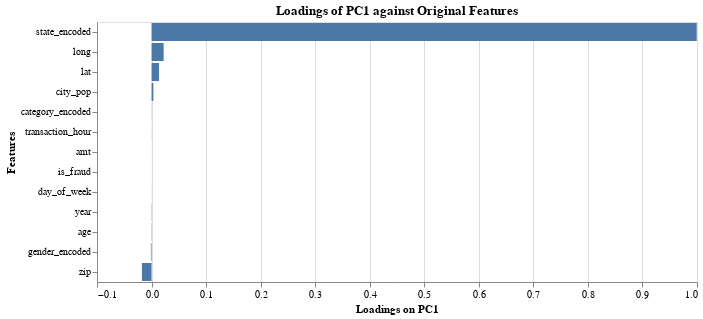

The code cell stored with this chart in its notebook:
### Code cell
# Create the horizontal bar chart
horizontal_bar_chart = alt.Chart(loadings_df).mark_bar().encode(
    x=alt.X('PC1:Q', title='Loadings on PC1'),
    y=alt.Y('feature_names:N', title='Features', sort='-x')
).properties(
    title='Loadings of PC1 against Original Features',
    width=600
)

horizontal_bar_chart

### Figure 1 — Vega-Lite specification as saved in the notebook (floating-point values rounded to 4 significant figures)
{"config": {"view": {"continuousWidth": 400, "continuousHeight": 300}}, "data": {"name": "data-16d234ee1b5a179fbcaf2b7e974fd760"}, "mark": "bar", "encoding": {"x": {"field": "PC1", "title": "Loadings on PC1", "type": "quantitative"}, "y": {"field": "feature_names", "sort": "-x", "title": "Features", "type": "nominal"}}, "title": "Loadings of PC1 against Original Features", "width": 600, "$schema": "https://vega.github.io/schema/vega-lite/v4.17.0.json", "datasets": {"data-16d234ee1b5a179fbcaf2b7e974fd760": [{"feature_names": "amt", "PC1": 9.947e-05, "PC2": -0.001209, "PC3": -0.006958, "PC4": 0.1032, "PC5": 0.6643, "PC6": 0.03961, "PC7": 0.1292, "PC8": 0.07638, "PC9": 0.7226, "PC10": 0.02636, "PC11": -0.000517, "PC12": 0.03157, "PC13": 0.002036}, {"feature_names": "is_fraud", "PC1": 5.097e-05, "PC2": 0.002505, "PC3": -0.00261, "PC4": 0.04856, "PC5": 0.7374, "PC6": 0.03233, "PC7": -0.1184, "PC8": -0.0947, "PC9": -0.6541, "PC10": -0.02954, "PC11": 0.03408, "PC12": -0.003839, "PC13": 0.00066}, {"feature_names": "zip", "PC1": -0.0176, "PC2": -0.0001538, "PC3": 0.6896, "PC4": 0.07483, "PC5": 0.005438, "PC6": -0.1447, "PC7": 0.009295, "PC8": 0.004539, "PC9": -0.004217, "PC10": 0.07792, "PC11": 0.01122, "PC12": 0.002485, "PC13": -0.7008}, {"feature_names": "lat", "PC1": 0.01375, "PC2": 0.001083, "PC3": -0.2261, "PC4": -0.02555, "PC5": 0.03299, "PC6": -0.4609, "PC7": 0.212, "PC8": 0.2883, "PC9": -0.1012, "PC10": 0.7706, "PC11": 0.009113, "PC12": 0.02913, "PC13": -0.03888}, {"feature_names": "long", "PC1": 0.0222, "PC2": 0.0005428, "PC3": -0.6633, "PC4": -0.06995, "PC5": -0.005927, "PC6": 0.1898, "PC7": -0.02555, "PC8": -0.02551, "PC9": 0.01182, "PC10": -0.101, "PC11": -0.01013, "PC12": -0.005228, "PC13": -0.7119}, {"feature_names": "city_pop", "PC1": 0.003327, "PC2": -0.0006654, "PC3": 0.1226, "PC4": -0.01482, "PC5": -0.03689, "PC6": 0.7773, "PC7": -0.1227, "PC8": -0.1313, "PC9": 0.009838, "PC10": 0.5881, "PC11": -0.003886, "PC12": -0.02157, "PC13": 0.02088}, {"feature_names": "day_of_week", "PC1": -0.0001442, "PC2": 0.006461, "PC3": 0.01766, "PC4": -0.2171, "PC5": 0.01277, "PC6": 0.009121, "PC7": 0.7686, "PC8": -0.5976, "PC9": -0.05605, "PC10": 0.007593, "PC11": -0.03355, "PC12": 0.01118, "PC13": -0.0005771}, {"feature_names": "year", "PC1": -0.0004742, "PC2": 0.04423, "PC3": 0.03753, "PC4": -0.6106, "PC5": 0.0857, "PC6": -0.1674, "PC7": -0.3511, "PC8": -0.2013, "PC9": 0.09884, "PC10": 0.07939, "PC11": -0.6391, "PC12": -0.002619, "PC13": -0.0009919}, {"feature_names": "age", "PC1": -0.0004777, "PC2": -0.001623, "PC3": -0.1103, "PC4": 0.3158, "PC5": -0.0391, "PC6": -0.3052, "PC7": -0.4248, "PC8": -0.6953, "PC9": 0.1473, "PC10": 0.1889, "PC11": 0.2648, "PC12": 0.0448, "PC13": 0.002347}, {"feature_names": "transaction_hour", "PC1": 0.0001987, "PC2": -0.05325, "PC3": -0.05833, "PC4": 0.6718, "PC5": -0.05542, "PC6": 0.02163, "PC7": 0.1176, "PC8": -0.04943, "PC9": -0.06346, "PC10": 0.006807, "PC11": -0.7201, "PC12": 0.001376, "PC13": 0.0002915}, {"feature_names": "category_encoded", "PC1": 0.0002938, "PC2": 0.9976, "PC3": -0.004211, "PC4": 0.06481, "PC5": -0.008121, "PC6": 0.009157, "PC7": 0.01631, "PC8": 0.009115, "PC9": -0.004714, "PC10": -0.003298, "PC11": -0.009624, "PC12": 0.006514, "PC13": 0.0004009}, {"feature_names": "gender_encoded", "PC1": -0.001152, "PC2": -0.006318, "PC3": 0.009201, "PC4": -0.01791, "PC5": -0.01802, "PC6": 0.04357, "PC7": -0.004268, "PC8": 0.02322, "PC9": -0.02775, "PC10": -0.01979, "PC11": -0.01242, "PC12": 0.9977, "PC13": -0.0005682}, {"feature_names": "state_encoded", "PC1": 0.9995, "PC2": -0.0002962, "PC3": 0.02957, "PC4": 0.002916, "PC5": -0.000191, "PC6": -0.003196, "PC7": -0.002076, "PC8": -0.003366, "PC9": 0.001076, "PC10": -0.00884, "PC11": 0.0002586, "PC12": 0.0009976, "PC13": 0.00394}]}}
